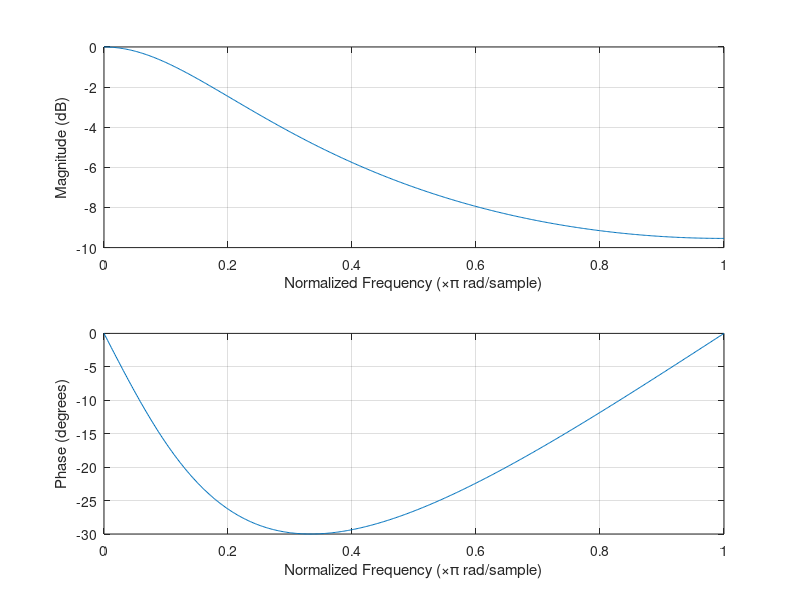

The MATLAB script that drew this image:
%instructions: 
%Run 'init.m'. This gives a signal of noise and two filtered versions of this
%signal.
%
%Then use functions 'acf_est' and 'psd_est' to estimate ACF and PSD
%of a signal.
%Use 'per_avg' to produce an averaged periodogram for a signal.


global n N t tl k K count theta theta0;

tl = 10; %i'm setting the length in time of noise-signal to tl seconds.

count = 0;
N = 2^16; %set to 2^16 for demo
t = (0:1:N-1);
k = (-N/2:1:N/2-1);
n = t;
% % k = t;
% h = exp(-t); %first order filter in the time-domainx
% fs = N / tl; % sampling frequency.. ??
% cutoff = 0.25;

freq = 0 : 2*pi / N : 2*pi - (2*pi) / N; %normalized frequency vector ( ?? rad/s)(???)
normfreq = freq / (2 * pi);
R0 = 1;     %amplitude of noise PSD
theta0 = 0.25; %normalized cut-off frequency

theta = normfreq;

K = [-flip(n) n+1];

x = wgn(1, N, 0);
% x2 = randn(1, N); 
% rx_hat = acf_est(x);
% figure(1), plot(x);
% figure(2), plot(x2);

%%
[b, a] = butter(1, theta0); %first-order LP-filter
%a1, b1 numerator, denominator for 1st order filter.. doesn't seem so
% %good-...
a1 = [1 -0.5];
b1 = 1/2; %this here coefficient may need tweaking (181127)
freqz(b1,a1)

y=filter(b1, a1, x);
% y33 = filter(lpFilt, x);
% y2 = filter(b1, a1, x);
% y2 = simplp(x);
% figure(1)
% subplot(121), plot(y), axis tight, title('butter-filtered');
% subplot(122), plot(y2), axis tight, title('homemade-filtered');
%%

[d, c] = butter(10, theta0); %7:th-order LP-filter, approximating ideal filter

yb = filter(d, c, x);
% %%
% [f, e] = cheby1(7, 0.5, 0.5);
% yc = filter(f, e, x);
% ry_hat = acf_est(y);
% ryb_hat = acf_est(yb);
% ryc_hat = acf_est(yc);
% a2 = 1;
% b2 = [1 1 1 1 1 1 1] / 7;
% y3 = filter(b2, a2, x);
% %%
% figure(2)
% % subplot(121), plot(y), axis tight, title('low order-filtered');
% % subplot(122),x 
% plot(abs(fft(yb))), axis tight, title('high order butter-filtered');
